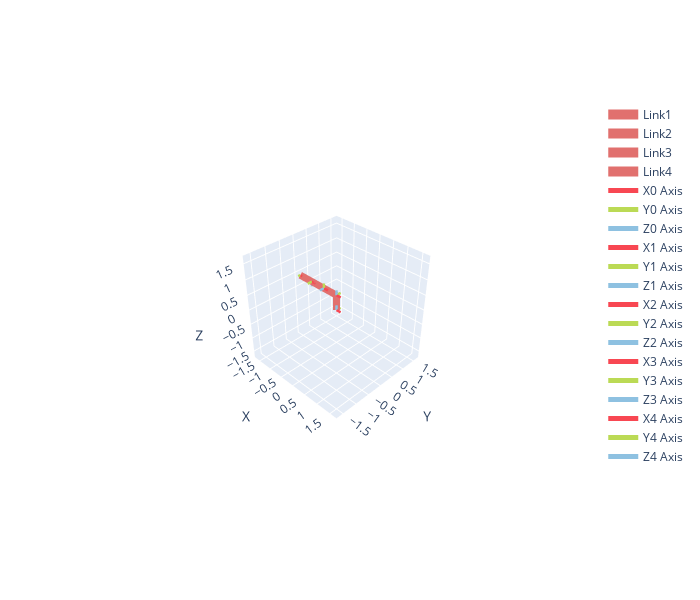

Here is the notebook cell this chart was saved with:
### Markdown cell above
### Make a change

Beginning with the default settings, we can easily adjust the robot's link length and actuator directions. These are important design parameters that we will explore further in the optimization chapter.

### Code cell
new_robot = generic.GenericFour(
                linklengths=[0.5, 0.5, 0.5, 0.5], 
                alpha=[0, np.pi/2, np.pi/2, 0],
            )

new_robot.plotly(new_robot.qz, fig=go.Figure(), isShow=False)

### Figure 1 — Plotly figure (JSON) as saved in the notebook; plotly's stock layout.template omitted (floating-point values rounded to 4 significant figures)
{"data": [{"line": {"color": "#E1706E", "width": 14}, "mode": "lines", "name": "Link1", "type": "scatter3d", "x": [0.0, 0.0], "y": [0.0, 0.0], "z": [0.0, 0.5]}, {"line": {"color": "#E1706E", "width": 14}, "mode": "lines", "name": "Link2", "type": "scatter3d", "x": [0.0, -0.5], "y": [0.0, 0.0], "z": [0.5, 0.5]}, {"line": {"color": "#E1706E", "width": 14}, "mode": "lines", "name": "Link3", "type": "scatter3d", "x": [-0.5, -1.0], "y": [0.0, 0.0], "z": [0.5, 0.5]}, {"line": {"color": "#E1706E", "width": 14}, "mode": "lines", "name": "Link4", "type": "scatter3d", "x": [-1.0, -1.5], "y": [0.0, 0.0], "z": [0.5, 0.5]}, {"line": {"color": "#F84752", "width": 5}, "mode": "lines", "name": "X0 Axis", "type": "scatter3d", "x": [0, 0.16], "y": [0, 0], "z": [0, 0]}, {"cmax": 1, "cmin": 0, "colorscale": [[0, "#F84752"], [1, "#F84752"]], "showscale": false, "sizemode": "absolute", "sizeref": 0.016, "type": "cone", "u": [1], "v": [0], "w": [0], "x": [0.16], "y": [0], "z": [0]}, {"line": {"color": "#BBDA55", "width": 5}, "mode": "lines", "name": "Y0 Axis", "type": "scatter3d", "x": [0, 0], "y": [0, 0.16], "z": [0, 0]}, {"cmax": 1, "cmin": 0, "colorscale": [[0, "#BBDA55"], [1, "#BBDA55"]], "showscale": false, "sizemode": "absolute", "sizeref": 0.016, "type": "cone", "u": [0], "v": [1], "w": [0], "x": [0], "y": [0.16], "z": [0]}, {"line": {"color": "#8EC1E1", "width": 5}, "mode": "lines", "name": "Z0 Axis", "type": "scatter3d", "x": [0, 0], "y": [0, 0], "z": [0, 0.16]}, {"cmax": 1, "cmin": 0, "colorscale": [[0, "#8EC1E1"], [1, "#8EC1E1"]], "showscale": false, "sizemode": "absolute", "sizeref": 0.016, "type": "cone", "u": [0], "v": [0], "w": [1], "x": [0], "y": [0], "z": [0.16]}, {"line": {"color": "#F84752", "width": 5}, "mode": "lines", "name": "X1 Axis", "type": "scatter3d", "x": [0, 0.16], "y": [0, 0], "z": [0.5, 0.5]}, {"cmax": 1, "cmin": 0, "colorscale": [[0, "#F84752"], [1, "#F84752"]], "showscale": false, "sizemode": "absolute", "sizeref": 0.016, "type": "cone", "u": [1], "v": [0], "w": [0], "x": [0.16], "y": [0], "z": [0.5]}, {"line": {"color": "#BBDA55", "width": 5}, "mode": "lines", "name": "Y1 Axis", "type": "scatter3d", "x": [0, 0], "y": [0, 0.16], "z": [0.5, 0.5]}, {"cmax": 1, "cmin": 0, "colorscale": [[0, "#BBDA55"], [1, "#BBDA55"]], "showscale": false, "sizemode": "absolute", "sizeref": 0.016, "type": "cone", "u": [0], "v": [1], "w": [0], "x": [0], "y": [0.16], "z": [0.5]}, {"line": {"color": "#8EC1E1", "width": 5}, "mode": "lines", "name": "Z1 Axis", "type": "scatter3d", "x": [0, 0], "y": [0, 0], "z": [0.5, 0.66]}, {"cmax": 1, "cmin": 0, "colorscale": [[0, "#8EC1E1"], [1, "#8EC1E1"]], "showscale": false, "sizemode": "absolute", "sizeref": 0.016, "type": "cone", "u": [0], "v": [0], "w": [1], "x": [0], "y": [0], "z": [0.66]}, {"line": {"color": "#F84752", "width": 5}, "mode": "lines", "name": "X2 Axis", "type": "scatter3d", "x": [-0.5, -0.34], "y": [0, 0], "z": [0.5, 0.5]}, {"cmax": 1, "cmin": 0, "colorscale": [[0, "#F84752"], [1, "#F84752"]], "showscale": false, "sizemode": "absolute", "sizeref": 0.016, "type": "cone", "u": [1], "v": [0], "w": [0], "x": [-0.34], "y": [0], "z": [0.5]}, {"line": {"color": "#BBDA55", "width": 5}, "mode": "lines", "name": "Y2 Axis", "type": "scatter3d", "x": [-0.5, -0.5], "y": [0, 9.797e-18], "z": [0.5, 0.66]}, {"cmax": 1, "cmin": 0, "colorscale": [[0, "#BBDA55"], [1, "#BBDA55"]], "showscale": false, "sizemode": "absolute", "sizeref": 0.016, "type": "cone", "u": [0], "v": [6.123e-17], "w": [1], "x": [-0.5], "y": [9.797e-18], "z": [0.66]}, {"line": {"color": "#8EC1E1", "width": 5}, "mode": "lines", "name": "Z2 Axis", "type": "scatter3d", "x": [-0.5, -0.5], "y": [0, -0.16], "z": [0.5, 0.5]}, {"cmax": 1, "cmin": 0, "colorscale": [[0, "#8EC1E1"], [1, "#8EC1E1"]], "showscale": false, "sizemode": "absolute", "sizeref": 0.016, "type": "cone", "u": [0], "v": [-1], "w": [6.123e-17], "x": [-0.5], "y": [-0.16], "z": [0.5]}, {"line": {"color": "#F84752", "width": 5}, "mode": "lines", "name": "X3 Axis", "type": "scatter3d", "x": [-1, -0.84], "y": [0, 0], "z": [0.5, 0.5]}, {"cmax": 1, "cmin": 0, "colorscale": [[0, "#F84752"], [1, "#F84752"]], "showscale": false, "sizemode": "absolute", "sizeref": 0.016, "type": "cone", "u": [1], "v": [0], "w": [0], "x": [-0.84], "y": [0], "z": [0.5]}, {"line": {"color": "#BBDA55", "width": 5}, "mode": "lines", "name": "Y3 Axis", "type": "scatter3d", "x": [-1, -1], "y": [0, -0.16], "z": [0.5, 0.5]}, {"cmax": 1, "cmin": 0, "colorscale": [[0, "#BBDA55"], [1, "#BBDA55"]], "showscale": false, "sizemode": "absolute", "sizeref": 0.016, "type": "cone", "u": [0], "v": [-1], "w": [1.225e-16], "x": [-1], "y": [-0.16], "z": [0.5]}, {"line": {"color": "#8EC1E1", "width": 5}, "mode": "lines", "name": "Z3 Axis", "type": "scatter3d", "x": [-1, -1], "y": [0, -1.959e-17], "z": [0.5, 0.34]}, {"cmax": 1, "cmin": 0, "colorscale": [[0, "#8EC1E1"], [1, "#8EC1E1"]], "showscale": false, "sizemode": "absolute", "sizeref": 0.016, "type": "cone", "u": [0], "v": [-1.225e-16], "w": [-1], "x": [-1], "y": [-1.959e-17], "z": [0.34]}, {"line": {"color": "#F84752", "width": 5}, "mode": "lines", "name": "X4 Axis", "type": "scatter3d", "x": [-1.5, -1.42], "y": [0, 0], "z": [0.5, 0.5]}, {"cmax": 1, "cmin": 0, "colorscale": [[0, "#F84752"], [1, "#F84752"]], "showscale": false, "sizemode": "absolute", "sizeref": 0.008, "type": "cone", "u": [1], "v": [0], "w": [0], "x": [-1.42], "y": [0], "z": [0.5]}, {"line": {"color": "#BBDA55", "width": 5}, "mode": "lines", "name": "Y4 Axis", "type": "scatter3d", "x": [-1.5, -1.5], "y": [0, -0.08], "z": [0.5, 0.5]}, {"cmax": 1, "cmin": 0, "colorscale": [[0, "#BBDA55"], [1, "#BBDA55"]], "showscale": false, "sizemode": "absolute", "sizeref": 0.008, "type": "cone", "u": [0], "v": [-1], "w": [1.225e-16], "x": [-1.5], "y": [-0.08], "z": [0.5]}, {"line": {"color": "#8EC1E1", "width": 5}, "mode": "lines", "name": "Z4 Axis", "type": "scatter3d", "x": [-1.5, -1.5], "y": [0, -9.797e-18], "z": [0.5, 0.42]}, {"cmax": 1, "cmin": 0, "colorscale": [[0, "#8EC1E1"], [1, "#8EC1E1"]], "showscale": false, "sizemode": "absolute", "sizeref": 0.008, "type": "cone", "u": [0], "v": [-1.225e-16], "w": [-1], "x": [-1.5], "y": [-9.797e-18], "z": [0.42]}], "layout": {"height": 600, "scene": {"aspectmode": "cube", "camera": {"center": {"x": 0, "y": 0, "z": 0}, "eye": {"x": 2.372, "y": -2.372, "z": 2.372}, "up": {"x": 0, "y": 0, "z": 1}}, "xaxis": {"nticks": 10, "range": [-1.739, 1.739], "title": {"text": "X"}}, "yaxis": {"nticks": 10, "range": [-1.739, 1.739], "title": {"text": "Y"}}, "zaxis": {"nticks": 10, "range": [-1.739, 1.739], "title": {"text": "Z"}}}, "width": 700}}
